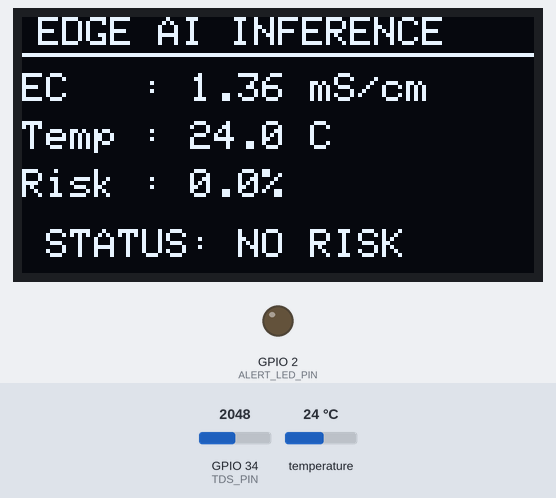
This sketch was run on a simulated ESP32. Parts: 128×64 one-colour display, output pins drawn as LEDs (lit = HIGH). The inputs (shaded band) are chosen by the test bench; at power-on: temperature 24 °C, GPIO 34 (TDS_PIN) = 2048 (analog values on the 0–4095 scale). WiFi joins after 1.5 s; servers stay silent unless stated; uploads are accepted with an empty reply; what the sketch prints to the serial monitor is not drawn.

Above: at 5.8 s.
5.9 s: temperature set to 12 °C
At 9.4 s:
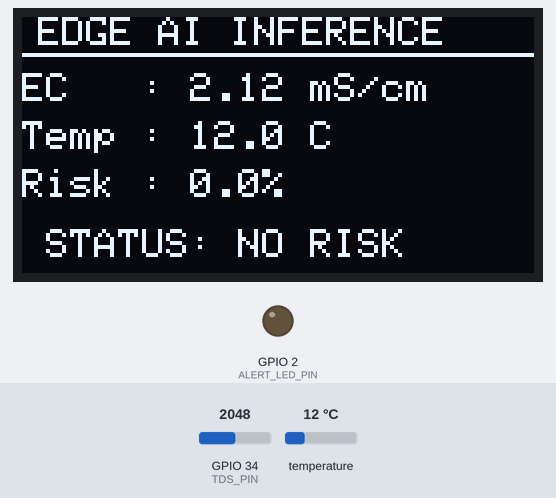
9.7 s: GPIO 34 (TDS_PIN) set to 2866
At 12.5 s:
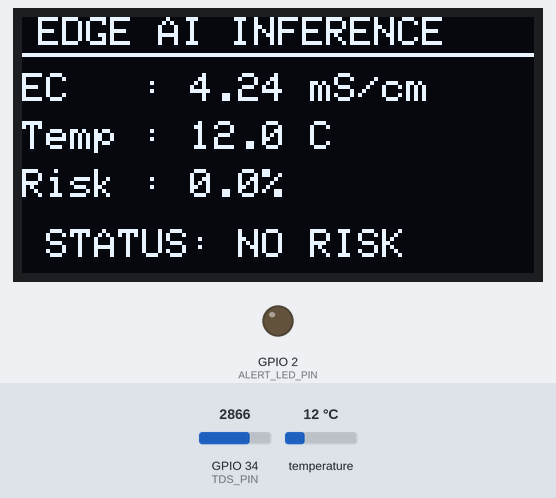
12.8 s: temperature set to 40.3 °C
At 15.5 s:
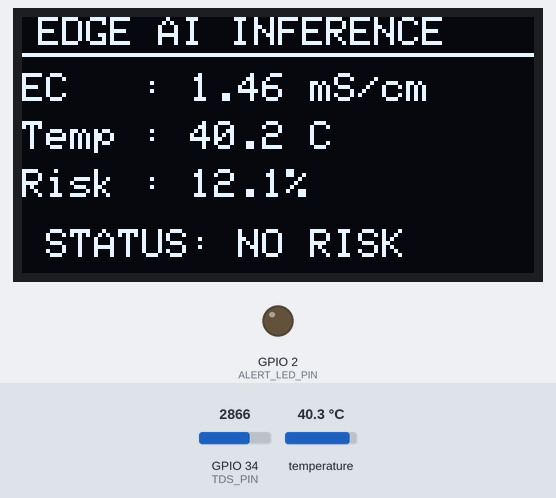
15.8 s: temperature set to 41.5 °C
At 18.6 s:
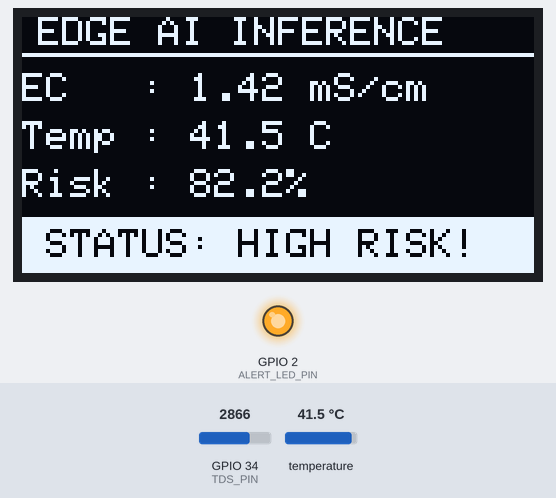
18.9 s: GPIO 34 (TDS_PIN) set to 2665
At 21.6 s:
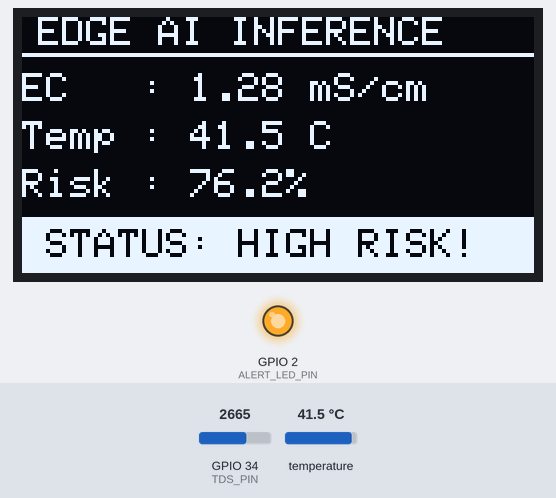
21.9 s: GPIO 34 (TDS_PIN) set to 2565
At 24.9 s:
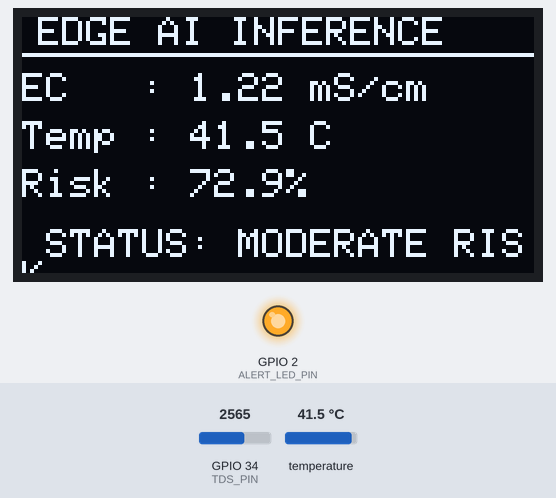
Timing chart, 0 to 26.0 s (numbered marks = the images above; inputs shaded):
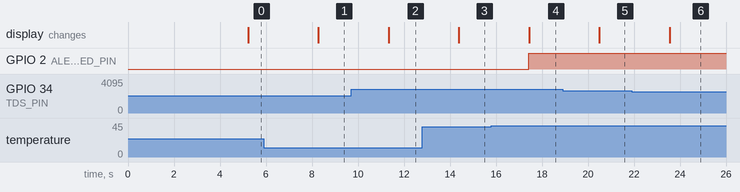

Measured:
- the behaviour switches between 40.9 and 41 °C on temperature (found by bisection; images 3 and 4)
- the behaviour switches between 2628 and 2627 on GPIO 34 (TDS_PIN) (found by bisection; images 5 and 6)
- after the input at 5.9 s, the display: changes after 2.4 s (image 1)
- after the input at 9.7 s, the display: changes after 1.6 s (image 2)
- after the input at 12.8 s, the display: changes after 1.6 s (image 3)
- after the input at 15.8 s, GPIO 2 (ALERT_LED_PIN): LOW → HIGH after 1.6 s; the display: changes after 1.6 s (image 4)
- after the input at 18.9 s, the display: changes after 1.6 s (image 5)
- after the input at 21.9 s, the display: changes after 1.7 s (image 6)

The sketch:

SIH26109_Master.ino
```cpp
#include "config.h"
#include "sensors.h"
#include "ai_engine.h"
#include "ui_display.h"
#include <WiFi.h>
#include <HTTPClient.h>
#include <BlynkSimpleEsp32.h> // Blynk IoT Library

void setup() {
  Serial.begin(115200);

  pinMode(ALERT_LED_PIN, OUTPUT);
  digitalWrite(ALERT_LED_PIN, LOW);

  initSensors();
  initDisplay();

  // Attempt Wi-Fi Connection (Non-blocking for offline mode)
  WiFi.mode(WIFI_STA);
  WiFi.begin(WIFI_SSID, WIFI_PASSWORD);
  Serial.print("Connecting to Wi-Fi");

  int attempts = 0;
  while (WiFi.status() != WL_CONNECTED && attempts < 10) {
    delay(500);
    Serial.print(".");
    attempts++;
  }

  if (WiFi.status() == WL_CONNECTED) {
    Serial.println("\nWi-Fi Connected!");
    // Initialize Blynk only if Wi-Fi is available
    Blynk.config(BLYNK_AUTH_TOKEN);
  } else {
    Serial.println("\nWi-Fi Offline. Running in standalone Edge mode.");
  }
}

void loop() {
  // 1. Maintain Blynk connection if online
  if (WiFi.status() == WL_CONNECTED) {
    Blynk.run();
  }

  // 2. Data Acquisition
  float tempC = readTemperature();
  float ec = readConductivity(tempC);

  // 3. Edge AI Inference
  float riskScore = runTinyMLInference(ec, tempC);
  String riskCategory = getRiskClassification(riskScore);

  // 4. Physical Actuation (Alert LED)
  bool alertActive = (riskScore >= 50.0);
  digitalWrite(ALERT_LED_PIN, alertActive ? HIGH : LOW);

  // 5. Update Local OLED Display
  renderTelemetry(ec, tempC, riskScore, riskCategory);

  // 6. Dual Cloud Sync (Google Sheets + Blynk)
  if (WiFi.status() == WL_CONNECTED) {

    // --- SEND TO BLYNK MOBILE APP ---
    Blynk.virtualWrite(V0, ec);          // Map to Gauge V0 in app
    Blynk.virtualWrite(V1, tempC);       // Map to Gauge V1 in app
    Blynk.virtualWrite(V2, riskScore);   // Map to Chart V2 in app

    if (riskScore >= 75.0) {
      // Triggers push notification to farmer's phone
      Blynk.logEvent("mastitis_alert", "HIGH RISK: Cow needs immediate checking!");
    }

    // --- SEND TO GOOGLE SHEETS WEBHOOK ---
    if (WEB_APP_URL.startsWith("https://")) {
      HTTPClient http;
      String url = WEB_APP_URL + "?ec=" + String(ec, 2) +
                   "&temp=" + String(tempC, 1) +
                   "&risk=" + String(riskScore, 1) +
                   "&status=" + riskCategory;

      http.begin(url);
      int responseCode = http.GET();
      if (responseCode > 0) {
        Serial.println("Google Cloud Sync OK");
      }
      http.end();
    }
  }

  delay(2000); // 2-second delay between telemetry cycles
}
```

ai_engine.h
```cpp
#ifndef AI_ENGINE_H
#define AI_ENGINE_H

#include "config.h"
#include <math.h>

// Embedded TinyML Logistic Regression Engine
float runTinyMLInference(float ec_mS, float temp_C) {
  // Logit Linear Combination: z = w0 + w1*EC + w2*Temp
  float z = W_BIAS + (W_EC * ec_mS) + (W_TEMP * temp_C);

  // Sigmoid Activation Function -> Probability [0.0 to 1.0]
  float probability = 1.0 / (1.0 + exp(-z));

  return probability * 100.0; // Risk Index as Percentage
}

// Classify risk into 4 official SIH categories
String getRiskClassification(float riskScore) {
  if (riskScore >= 75.0) return "HIGH RISK";
  if (riskScore >= 50.0) return "MODERATE RISK";
  if (riskScore >= 25.0) return "LOW RISK";
  return "NO RISK";
}

#endif
```

sensors.h
```cpp
#ifndef SENSORS_H
#define SENSORS_H

#include "config.h"
#include <OneWire.h>
#include <DallasTemperature.h>
#include <math.h>

OneWire oneWire(ONE_WIRE_BUS);
DallasTemperature tempSensors(&oneWire);

void initSensors() {
  tempSensors.begin();
  analogReadResolution(12);
  analogSetPinAttenuation(TDS_PIN, ADC_11db);
}

// 30-sample median filter to eliminate electrical noise
float getFilteredVoltage(int sampleCount = 30) {
  int samples[sampleCount];
  for (int i = 0; i < sampleCount; i++) {
    samples[i] = analogRead(TDS_PIN);
    delay(2);
  }

  // Sort samples
  for (int i = 0; i < sampleCount - 1; i++) {
    for (int j = 0; j < sampleCount - i - 1; j++) {
      if (samples[j] > samples[j + 1]) {
        int temp = samples[j];
        samples[j] = samples[j + 1];
        samples[j + 1] = temp;
      }
    }
  }
  return (float)samples[sampleCount / 2] * VREF / ADC_RESOLUTION;
}

// Read temperature with failsafe check
float readTemperature() {
  tempSensors.requestTemperatures();
  float t = tempSensors.getTempCByIndex(0);
  if (t <= -50.0 || t == DEVICE_DISCONNECTED_C) {
    return 36.0; // Return physiological mean fallback
  }
  return t;
}

// Convert filtered voltage to Electrical Conductivity (mS/cm)
float readConductivity(float tempC) {
  float rawVoltage = getFilteredVoltage();

  // Standard non-linear temperature compensation
  float compCoeff = 1.0 + 0.02 * (tempC - 25.0);
  float compVoltage = rawVoltage / compCoeff;

  // Convert voltage to TDS (ppm)
  float tds = (133.42 * pow(compVoltage, 3)
              - 255.86 * pow(compVoltage, 2)
              + 857.39 * compVoltage) * 0.5;
  if (tds < 0) tds = 0;

  // Convert TDS to EC (mS/cm)
  return (tds * 2.0) / 1000.0;
}

#endif
```

ui_display.h
```cpp
#ifndef UI_DISPLAY_H
#define UI_DISPLAY_H

#include <Wire.h>
#include <Adafruit_GFX.h>
#include <Adafruit_SSD1306.h>

#define SCREEN_WIDTH 128
#define SCREEN_HEIGHT 64
#define OLED_RESET -1
Adafruit_SSD1306 display(SCREEN_WIDTH, SCREEN_HEIGHT, &Wire, OLED_RESET);

void initDisplay() {
  if (!display.begin(SSD1306_SWITCHCAPVCC, 0x3C)) {
    Serial.println(F("OLED Allocation Failed! Check SDA/SCL."));
    for (;;);
  }

  // Boot Splash Screen
  display.clearDisplay();
  display.setTextColor(SSD1306_WHITE);
  display.setTextSize(1);
  display.drawRect(0, 0, SCREEN_WIDTH, SCREEN_HEIGHT, SSD1306_WHITE);
  display.setCursor(12, 16);
  display.println(F("SIH26109 SYSTEM"));
  display.setCursor(12, 30);
  display.println(F("BoviCare Edge AI"));
  display.setCursor(12, 44);
  display.println(F("Model: 800-Dataset"));
  display.display();
  delay(2500);
}

void renderTelemetry(float ec, float tempC, float riskScore, String riskCategory) {
  display.clearDisplay();

  // Header
  display.setTextSize(1);
  display.setTextColor(SSD1306_WHITE);
  display.setCursor(4, 0);
  display.println(F("EDGE AI INFERENCE"));
  display.drawLine(0, 9, SCREEN_WIDTH, 9, SSD1306_WHITE);

  // Sensor Telemetry
  display.setCursor(0, 14);
  display.printf("EC   : %.2f mS/cm", ec);
  display.setCursor(0, 26);
  display.printf("Temp : %.1f C", tempC);

  // AI Probability
  display.setCursor(0, 38);
  display.printf("Risk : %.1f%%", riskScore);

  // 4-Tier Status Banner (High risk inverts OLED colors)
  if (riskCategory == "HIGH RISK") {
    display.fillRect(0, 50, SCREEN_WIDTH, 14, SSD1306_WHITE);
    display.setTextColor(SSD1306_BLACK, SSD1306_WHITE);
    display.setCursor(6, 53);
    display.println(F("STATUS: HIGH RISK!"));
  } else {
    display.setTextColor(SSD1306_WHITE);
    display.setCursor(6, 53);
    display.print(F("STATUS: "));
    display.println(riskCategory);
  }

  display.display();
}

#endif
```

config.h
```cpp
#ifndef CONFIG_H
#define CONFIG_H

// --- 0. BLYNK CLOUD CREDENTIALS ---
// (Must be the very first thing in the file)
#define BLYNK_TEMPLATE_ID   "TMPLxxxxxx"
#define BLYNK_TEMPLATE_NAME "Gau Rakshak"
#define BLYNK_AUTH_TOKEN    "YOUR_BLYNK_AUTH_TOKEN"

// --- 1. HARDWARE PIN DEFINITIONS ---
#define ONE_WIRE_BUS 4        // DS18B20 Temp Data -> GPIO 4
#define TDS_PIN 34            // Analog TDS Sensor -> GPIO 34
#define ALERT_LED_PIN 2       // ESP32 Onboard Blue LED

// --- 2. ADC & VOLTAGE SPECIFICATIONS ---
#define VREF 3.3              // ESP32 Operating Voltage
#define ADC_RESOLUTION 4095.0 // 12-bit ADC (0 - 4095)

// --- 3. WI-FI & GOOGLE CLOUD CONFIGURATION ---
const char* WIFI_SSID     = "YOUR_HOTSPOT_NAME";
const char* WIFI_PASSWORD = "YOUR_HOTSPOT_PASSWORD";

// Paste your Google Apps Script Web App URL here:
const String WEB_APP_URL  = "https://script.google.com/macros/s/YOUR_SCRIPT_ID/exec";

// --- 4. TINYML WEIGHTS (Trained on 800-Row Clinical Dataset) ---
const float W_BIAS = -122.64;
const float W_EC   = 2.70;
const float W_TEMP = 2.90;

#endif
```
